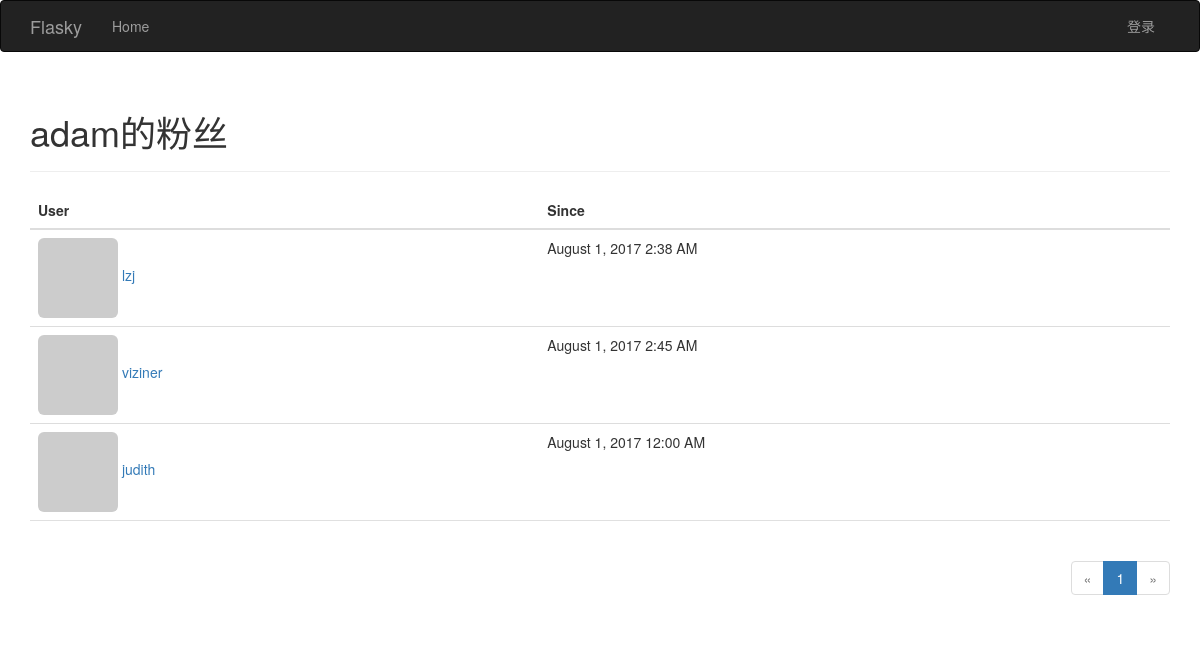
/followers/adam, run on the app's committed database.
### app/models.py (models this page shows, shortened)
class User(UserMixin, db.Model):
    __tablename__ = 'users'
    id = db.Column(db.Integer, primary_key=True)
    email = db.Column(db.String(64), unique=True, index=True)
    username = db.Column(db.String(64), unique=True, index=True)
    password_hash = db.Column(db.String(128))
    role_id = db.Column(db.Integer, db.ForeignKey('roles.id'))
    posts = db.relationship('Post', backref='author', lazy='dynamic')
    confirmed = db.Column(db.Boolean, default=False)
    name = db.Column(db.String(64))
    location = db.Column(db.String(64))
    about_me = db.Column(db.Text())
    member_since = db.Column(db.DateTime(), default=datetime.utcnow)
    last_seen = db.Column(db.DateTime(), default=datetime.utcnow)
    avatar_hash = db.Column(db.String(32))
    followed = db.relationship(
        'Follow', foreign_keys=[Follow.follower_id], backref=db.backref('follower', lazy='joined'),
        lazy='dynamic', cascade='all, delete-orphan')
    followers = db.relationship(
        'Follow', foreign_keys=[Follow.followed_id], backref=db.backref('followed', lazy='joined'),
        lazy='dynamic', cascade='all, delete-orphan')
    comments = db.relationship('Comment', backref='author', lazy='dynamic')
    @property
    def password(self):
        """
        把password 变成类属性
        :return: 不能直接访问属性
        """
        raise AttributeError('password is not readable attribute')
    def gravatar(self, size=100, default='identicon', rating='g'):
        if request.is_secure:
            url = 'https://secure.gravatar.com/avatar'
        else:
            url = 'http://www.gravatar.com/avatar'
        hash = self.avatar_hash or hashlib.md5(self.email.encode('utf-8')).hexdigest()
        return '{url}/{hash}?s={size}&d={default}&r={rating}'.format(url=url, hash=hash, size=size, default=default,
                                                                     rating=rating)

class Follow(db.Model):
    __tablename__ = 'follows'
    follower_id = db.Column(db.Integer, db.ForeignKey('users.id'), primary_key=True)
    followed_id = db.Column(db.Integer, db.ForeignKey('users.id'), primary_key=True)
    timestamp = db.Column(db.DateTime, default=datetime.utcnow)

### app/main/views.py (the view)
@main.route('/followers/<username>')
def followers(username):
    user = User.query.filter_by(username=username).first()
    if not user:
        flash(u'没有此用户')
    page = request.args.get('page', 1, type=int)
    pagination = user.followers.paginate(
        page, per_page=current_app.config['FLASKY_POSTS_PAGE']
    )
    followers = [{'user': item.follower, 'timestamp': item.timestamp} for item in pagination.items]
    return render_template('followers.html', followers=followers, user=user, pagination=pagination,
                           title=u'的粉丝 ')

### app/auth/views.py (called while the page is built)
@auth.before_app_request
def before_request():
    if current_user.is_authenticated:
        current_user.ping()
        if not current_user.confirmed and request.endpoint[:5] != 'auth.' and request.endpoint != 'static':
            return redirect(url_for('auth.unconfirmed'))

### app/main/__init__.py (called while the page is built)
@main.app_context_processor
def inject_permissions():
    return dict(Permission=Permission)

### app/templates/followers.html (shortened to what this page needs)
{% extends 'base.html' %}
{% import "_macros.html" as macros %}
{% block page_content %}
<div class="page-header">
<h1> {{ user.username }}{{ title }}</h1>
</div>
    <table class="table table-hover followers">
    <thead><tr><th>User</th><th>Since</th></tr></thead>
    {% for follow in followers %}
        {% if follow.user != user %}
        <tr>
        <td>
            <a href="{{ url_for('.user',username=follow.user.username) }}"><img class="img-rounded" src="{{ follow.user.gravatar(size=32) }}">
            {{ follow.user.username }}</a>
        </td>
        <td>{{ moment(follow.timestamp).format('LLL') }}</td>
        </tr>
        {% endif %}
    {% endfor %}
    </table>
    <div class="pagination">
    {{ macros.pagination_widget(pagination, '.followers',username=user.username) }}
    </div>
{% endblock %}

### app/static/style.css (style rules this page uses)
div.pagination { width: 100%; text-align: right; padding: 0px; margin: 0px; }
.table.followers tr { border-bottom: 1px solid #e0e0e0; }

### data on the page
User: username "adam"
User: user.username "lzj"
Follow: timestamp "August 1, 2017 2:38 AM"
User: user.username "viziner"
Follow: timestamp "August 1, 2017 2:45 AM"
User: user.username "judith"
Follow: timestamp "August 1, 2017 12:00 AM"

### other printed values
{{ title }} "的粉丝"
{{ p }} "1"
